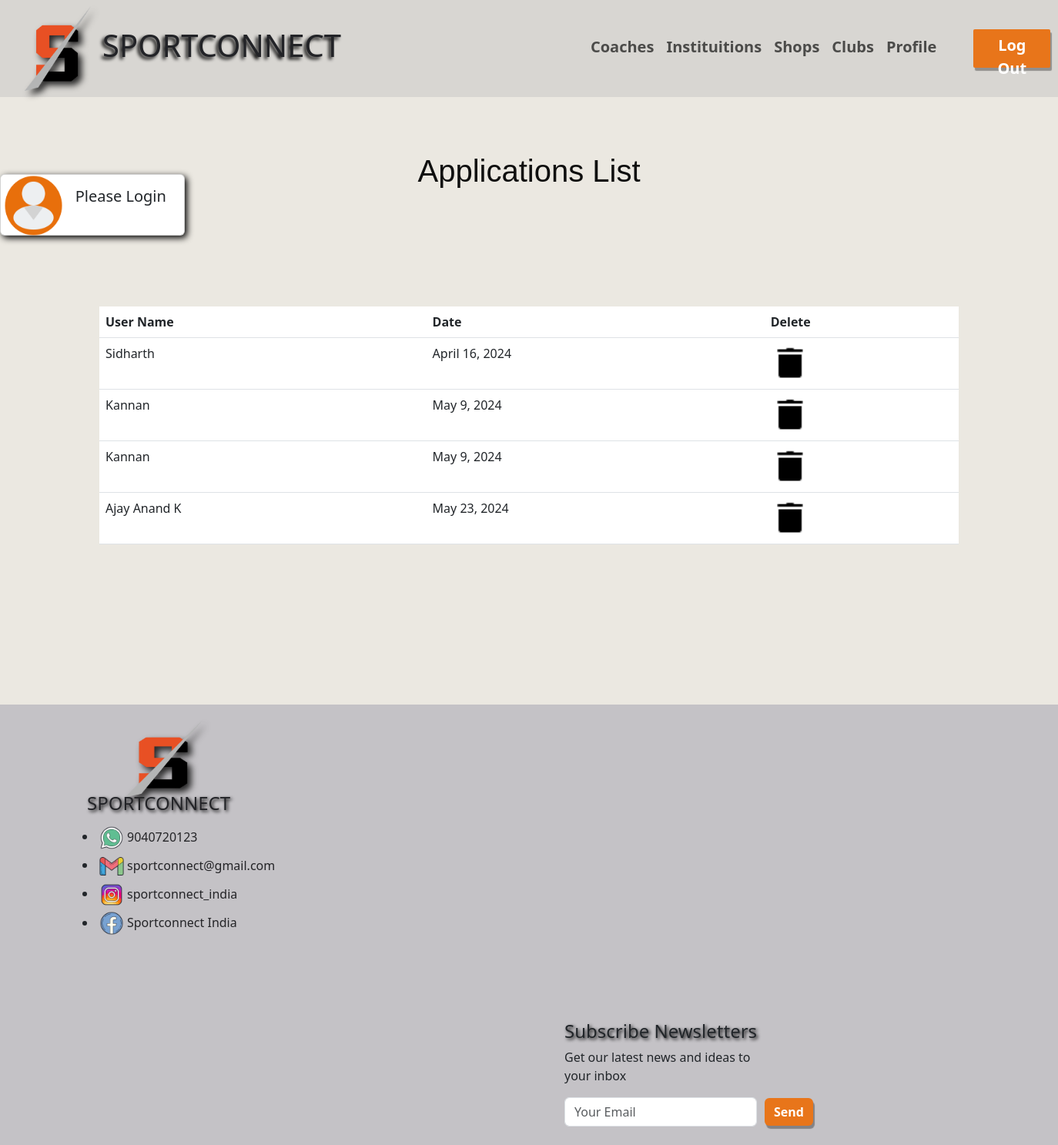
The page /institutionsviewapplications (signed in) on the database its author committed.
### app1/models.py (models this page shows, shortened)
class  instituitionseventapplctn(models.Model):
    username = models.ForeignKey(commonuser, on_delete=models.CASCADE)
    instituitionname=models.ForeignKey(instituitionevents, on_delete=models.CASCADE)
    applied_date=models.DateField(max_length=200)
    status = models.BooleanField(default=False)

class commonuser(models.Model):
    username=models.CharField(max_length=200)
    phone=models.CharField(max_length=200)
    age=models.CharField(max_length=200)
    gender=models.CharField(max_length=200)
    location=models.CharField(max_length=200)
    email=models.CharField(max_length=200)
    image=models.ImageField(upload_to='cmnusers')
    password=models.CharField(max_length=200)
    def __str__(self):
        return self.username

### app1/views.py (the view)
# urls.py: path('institutionsviewapplications',views.institutionsviewapplications, name="institutionsviewapplications"),
def institutionsviewapplications(request):
    tem = request.session['iid']
    vpro = instituitions.objects.get(id=tem)
    pro = instituitionevents.objects.filter(instituitionname=vpro)
    iusers = instituitionseventapplctn.objects.filter(instituitionname__in=pro)
    return render(request, 'institutionsviewapplications.html', {'res': iusers})

### templates/institutionsviewapplications.html (shortened to what this page needs)
{% extends 'base.html' %}
{% block content %}
{% load static %}
<br><br><br>
<div class="container">
  <h1 align="center" style="color: rgb(15, 15, 15); font-family: Verdana, Geneva, Tahoma, sans-serif">Applications List</h1>
  <br><br><br>
  <br><br><br>
    <table class="table" id="myTable">
        <thead>
          <tr>
            <th scope="col">User Name</th>
            <th scope="col">Date</th>
            <th scope="col">Delete</th>
          </tr>
        </thead>
        <tbody>
        {% for p in res %}
          <tr>
            <td>{{p.username}}</td>
            <td>{{p.applied_date}}</td>
            <td><a href="{% url 'instituitionseventsappltndelete' id=p.id %}" onclick="return deletecheck()"><img src="{% static 'images\icons8-trash-30.png' %}" alt="" style="height: 50px; width: 50px;"></a> </td>
          </tr>
        {% endfor %}
        </tbody>
      </table>
      <br><br><br><br><br>
</div>
{% endblock %}

### templates/base.html (style rules this page uses)
body { font-family: "Segoe UI", Tahoma, Geneva, Verdana, sans-serif; }

### templates/institutionsviewapplications.html (style rules this page uses)
::placeholder { color: black; opacity: 1; }

### rows shown on the page
instituitionseventapplctn: username "Sidharth", applied_date "April 16, 2024"
instituitionseventapplctn: username "Kannan", applied_date "May 9, 2024"
instituitionseventapplctn: username "Kannan", applied_date "May 9, 2024"
instituitionseventapplctn: username "Ajay Anand K", applied_date "May 23, 2024"
